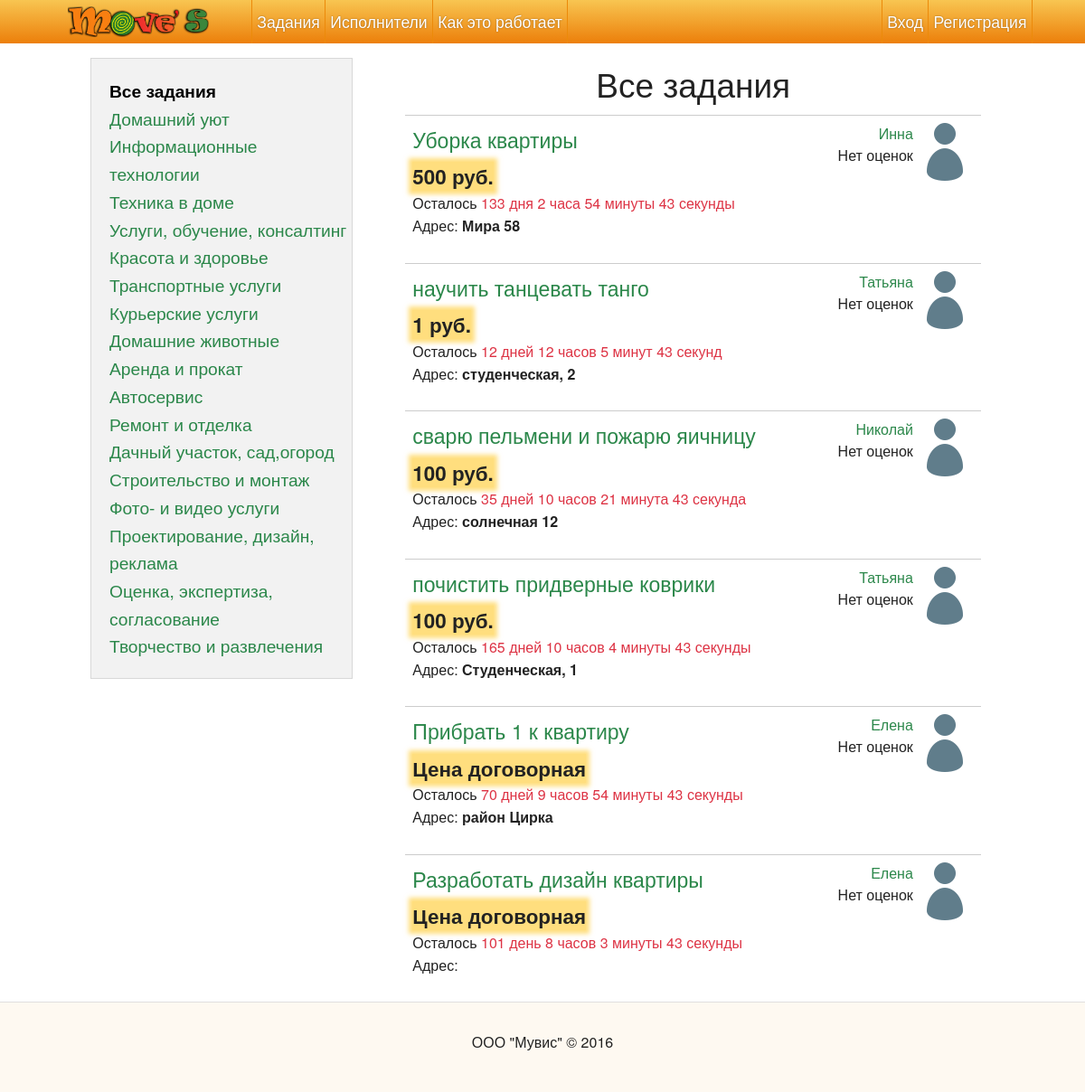
/tasks/, run on the app's committed database.
### project/modules/category/model.py (models this page shows, shortened)
class Category(Model):
    id = Column(db.Integer, primary_key=True)
    name = Column(db.String(255))
    url_name = Column(db.String(255), unique=True, default=lambda context: urlify(context.current_parameters['name']))
    parent_id = Column(db.Integer, db.ForeignKey('category.id'), default=None)
    parent = relationship('Category', remote_side=[id], backref=db.backref('children', lazy='dynamic'))
    additional_fields = Column(TextPickleType(), default='', nullable=False)
    @property
    def isSubCategory(self):
        return self.parent and self.parent.url_name != 'all'
    @property
    def isSuperCategory(self):
        return self.url_name == 'all' or self.parent == None

### project/modules/task/model.py (models this page shows)
class Task(Model):
    class Status:
        created = 'created'
        assigned = 'assigned'
        completed = 'completed'
    id = Column(db.Integer, primary_key=True)
    title = Column(db.String(255), nullable=False)
    description = Column(db.Text, nullable=False)
    created_at = Column(db.DateTime, default=datetime.datetime.utcnow)
    due = Column(db.DateTime, nullable=False)
    customer_id = Column(db.Integer, db.ForeignKey('user.id'), nullable=False)
    customer = relationship('User', foreign_keys=[customer_id], backref=db.backref('created_tasks', lazy='dynamic'), uselist=False)
    category_id = Column(db.Integer, db.ForeignKey('category.id'), nullable=False)
    category = relationship('Category', backref=db.backref('tasks', lazy='dynamic'), uselist=False)
    contacts = Column(TextPickleType(), nullable=False)
    status = Column(db.String(64), nullable=False, default='created')
    addresses = Column(TextPickleType(), nullable=False)
    reward = Column(db.Numeric(precision=15, scale=2), default=None)
    doer_id = Column(db.Integer, db.ForeignKey('user.id'))
    doer = relationship('User', foreign_keys=[doer_id], backref=db.backref('assigned_tasks', lazy='dynamic'), uselist=False)
    additional_data = Column(TextPickleType(), default='', nullable=False)

### project/modules/user/model.py (models this page shows, shortened)
class User(Model, UserMixin):
    id = Column(db.Integer, primary_key=True)
    full_name = Column(db.String(255), nullable=False)
    registered_at = Column(db.DateTime, default=datetime.datetime.utcnow)
    last_visited_at = Column(db.DateTime, default=None)
    phone = Column(db.String(100))
    email = Column(db.String(100))
    password = Column(db.String(64), nullable=False)
    password_salt = Column(db.String(8), nullable=False)
    city = Column(db.String(255), nullable=False)
    active = Column(db.Boolean, default=True, nullable=False) # Is account activated
    email_confirmed = Column(db.Boolean, default=False, nullable=False) # Is account activated
    phone_confirmed = Column(db.Boolean, default=False, nullable=False) # Is phone confirmed
    doer = Column(db.Boolean, default=False, nullable=False)   # Does a user have doer rights
    task_categories = relationship('Category', secondary=category_to_doer, backref=db.backref('doers', lazy='dynamic'))
    balance = Column(db.Numeric(precision=15, scale=2), default=None)
    avatar_id = Column(db.Integer, db.ForeignKey('upload.id'), nullable=True)
    avatar = relationship('Upload', foreign_keys=[avatar_id], uselist=False)
    rights = Column(db.String(100), nullable=False, default='user')
    roles = db.relationship('Role', secondary=role_to_user, backref=db.backref('users', lazy='dynamic'))
    age = Column(db.Integer)
    about = Column(db.Text(2048), default='')
    deleted = Column(db.Boolean, default=False, nullable=False)
    _rating = Column('rating', db.Float, nullable=False, default=0.0)
    @hybrid_property
    def rating(self):
        return self._rating
    @rating.setter
    def rating(self, value):
        raise Exception('Please, use User.add_rating(rater, value) and User.remove_rating(rating_id) methods')

### project/modules/task/views.py (the view)
@frontend.route('tasks/', methods=['GET'])
@frontend.route('tasks/<category_name>/', methods=['GET'])
def task_list(category_name=None):
    if (category_name == None):
        category_name = 'all'
    category = Category.query.filter_by(url_name = category_name).one()
    now = datetime.datetime.utcnow()
    if (category_name == 'all'):
        tasks_query = Task.query.order_by(Task.created_at.desc())
    else:
        tasks_query = category.tasks_query.order_by(Task.created_at.desc())
    tasks = tasks_query.filter_by(status=Task.Status.created).filter(Task.due > now).all()
    return render_template('task/list.html', **{
        'tasks': tasks,
        'selected_category': category,
        'categories': Category.query.all()
    })

### project/template_globals.py (called while the page is built)
@app.template_filter('plural_form')
def plural_form(num, cases):
	num = abs(num)
	reslut = cases[0]
	if str(num).find('.') >= 0:
		return cases[1]
	else:
		if (num % 10 == 1) and (num % 100 != 11):
			return cases[0]
		elif (num % 10 >= 2) and (num % 10 <= 4) and (num % 100 < 10 or num % 100 >= 20):
			return cases[1]
		else:
			return cases[2]

@app.template_filter('time_delta_text')
def time_delta_text(delta):
	result = ''
	days = delta.days
	hours, remainder = divmod(delta.seconds, 3600)
	minutes, seconds = divmod(remainder, 60)
	if days > 0:
		result += '{} {} '.format(str(days), plural_form(days, ['день', 'дня', 'дней']))
	if hours > 0:
		result += '{} {} '.format(str(hours), plural_form(hours, ['час', 'часа', 'часов']))
	result += '{} {} '.format(str(minutes), plural_form(minutes, ['минута', 'минуты', 'минут']))
	result += '{} {} '.format(str(seconds), plural_form(minutes, ['секунда', 'секунды', 'секунд']))
	return result

@app.template_filter('oneline')
def oneline(value):
    value = re.sub(r'\r\n|\r|\n', '\n', value)
    return Markup(value.replace('\n', ' '))

@app.context_processor
def inject_globals():
	return {
		'now': datetime.datetime.now(),
		'settings': Constant.query.filter_by(active=True).first(),
		'config': config,
        'user_avatar_link': user_avatar_link
	}

### templates/task/list.html (shortened to what this page needs)
{% extends 'base.html' %}
{% block body %}
	<div class="tasks-catalogue row">
		<section class="tasks-catalogue__sidebar sidebar panel large-4 columns">
			<ul class="tasks-catalogue__menu">
				{% for category in categories %}
					{% if not category.isSubCategory %}
						{% set is_cat_selected = selected_category.id == category.id or (selected_category.parent and selected_category.parent.id == category.id) %}
						<li class="tasks-catalogue__menu-item"><a class="tasks-catalogue__menu-link {{ 'tasks-catalogue__menu-item--selected' if category.id == selected_category.id }}" href="{{ url_for('frontend.task_list', category_name=category.url_name) }}">{{ category.name }}</a></li>
					{% endif %}
				{% endfor %}
			</ul>
		</section>
		<section class="tasks-catalogue__list large-8 columns">
		<div class="center-x row">
			<h2>{{ selected_category.name }}</h2>
		</div>
	    {% for task in tasks %}
			<div class="task">
				<div class="row">
					<div class="large-8 columns">
						<h4 class="task__title"><a href="{{ url_for('frontend.task', id=task.id) }}">{{ task.title }}</a></h4>
						<span class="task__reward">{{ '%d руб.' % task.reward if task.reward else 'Цена договорная' }}</span>
						<div class="task__due">
							{% if (task.due > now) %}
							Осталось <span class="task__due-time">{{ (task.due - now) | time_delta_text }}</span>
							{% endif %}
						</div>
					</div>
					<div class="right-align large-4 columns">
						<div class="task__customer-avatar-wrapper">
							<img class="task__customer-avatar"  src="/static/assets/img/no_avatar.png">
						</div>
						<a href="{{ url_for('frontend.user_view', id=task.customer.id) }}"><span class="task__customer">{{ task.customer.full_name }}</span></a><br>
						<span class="task__customer-rating">{{ 'Рейтинг: %d' % task.customer.rating  if task.customer.rating else 'Нет оценок'}}</span>
					</div>
				</div>
				<div class="row">
					<div class="large-8 columns">
						{% set addresses = task.addresses %}
						{% if addresses|length == 0 %}
						{% elif addresses|length == 1 %}
							<p>Адрес:  <b>{{ addresses[0] }}</b></p>
						{% else %}
							<p>Адреса:  <b>{{ addresses|join('; ') }}</b></p>
						{% endif %}
					</div>
				</div>
			</div>
		{% endfor %}
		</section>
	</div>
{% endblock body %}

### templates/base.html (shortened to what this page needs)
<!doctype html>
<html class="no-js" lang="ru">
<head>
    {% block styles %}
    <link rel="stylesheet" href="/static/assets/css/app.css">
    <link rel="stylesheet" href="/static/assets/css/additional_styles.css">
    <link rel="stylesheet" href="/static/assets/css/jquery.datetimepicker.css">
    <link rel="stylesheet" href="/static/assets/css/magnific-popup.css">
    <link rel="stylesheet" href="/static/assets/css/chosen.min.css">
    <link rel="stylesheet" href="/static/assets/css/trumbowyg/trumbowyg.min.css">
    {% endblock %}
</head>
<body class="{% block controller %}{% endblock %}">
    <div class="off-canvas-wrap" data-offcanvas>
        <div class="inner-wrap">
            {% block menu %}
            <div class="row full-width sticky-header hide-for-small-only">
                <div class="small-2 columns hide-for-medium-only sticky-header__logo">
                    <div class="center-y">
                        <a href="{{ url_for('frontend.index') }}" class="sticky-header__link"><img class="sticky-header__logo" src="/static/assets/img/logo_shaded.png"></a>
                    </div>
                </div>
                <nav class="small-7 columns sticky-header__items">
                    <div class="center-y">
                        <a href="{{ url_for('frontend.task_list') }}" class="sticky-header__nav-link">Задания</a>
                        <a href="{{ url_for('frontend.user_list') }}" class="sticky-header__nav-link">Исполнители</a>
                        <a href="{{ url_for('frontend.info') }}" class="sticky-header__nav-link last">Как это работает</a>
                    </div>
                </nav>
                <div class="small-2 columns sticky-header__profile">
                    <div class="center-y">
                        {% if current_user.is_authenticated() %}
                        <a href="{{ url_for('frontend.user_view', id = current_user.id) }}">{{ current_user.full_name }}</a>
                        {% else %}
                            <a href="{{ url_for('frontend.login') }}" class="sticky-header__nav-link">Вход</a>
                            <a href="{{ url_for('frontend.reg') }}" class="sticky-header__nav-link">Регистрация</a>
                        {% endif %}
                    </div>
                </div>
            </div>
            {% endblock menu %}
            <div class="content-pad">
            {% block body %}
            {% endblock %}
            </div>
        </div>
    </div>
	{% block footer %}
	<footer class="footer">
		<div class="row full-width">
			<div class="small-12 columns center-x">
				ООО "Мувис" &#169; {{ now.strftime('%Y') }}
			</div>
		</div>
	</footer>
	{% endblock %}
</body>
</html>

### static/assets/css/additional_styles.css (style rules this page uses)
.sticky-header a { font-size: 1.1em; }

### data on the page
Category: name "Все задания"
Category: name "Домашний уют"
Category: name "Информационные технологии"
Category: name "Техника в доме"
Category: name "Услуги, обучение, консалтинг"
Category: name "Красота и здоровье"
Category: name "Транспортные услуги"
Category: name "Курьерские услуги"
Category: name "Домашние животные"
Category: name "Аренда и прокат"
Category: name "Автосервис"
Category: name "Ремонт и отделка"
Category: name "Дачный участок, сад,огород"
Category: name "Строительство и монтаж"
Category: name "Фото- и видео услуги"
Category: name "Проектирование, дизайн, реклама"
Category: name "Оценка, экспертиза, согласование"
Category: name "Творчество и развлечения"
Task: title "Уборка квартиры", reward "500 руб.", (task.due-now)|time_delta_text "133 дня 2 часа 54 минуты 43 секунды", customer.full_name "Инна", addresses "Мира 58"
User: rating "Нет оценок"
Task: title "научить танцевать танго", reward "1 руб.", (task.due-now)|time_delta_text "12 дней 12 часов 5 минут 43 секунд", customer.full_name "Татьяна", addresses "студенческая, 2"
User: rating "Нет оценок"
Task: title "сварю пельмени и пожарю яичницу", reward "100 руб.", (task.due-now)|time_delta_text "35 дней 10 часов 21 минута 43 секунда", customer.full_name "Николай", addresses "солнечная 12"
User: rating "Нет оценок"
Task: title "почистить придверные коврики", reward "100 руб.", (task.due-now)|time_delta_text "165 дней 10 часов 4 минуты 43 секунды", customer.full_name "Татьяна", addresses "Студенческая, 1"
Task: title "Прибрать 1 к квартиру", reward "Цена договорная", (task.due-now)|time_delta_text "70 дней 9 часов 54 минуты 43 секунды", customer.full_name "Елена", addresses "район Цирка"
User: rating "Нет оценок"
Task: title "Разработать дизайн квартиры", reward "Цена договорная", (task.due-now)|time_delta_text "101 день 8 часов 3 минуты 43 секунды", customer.full_name "Елена"
